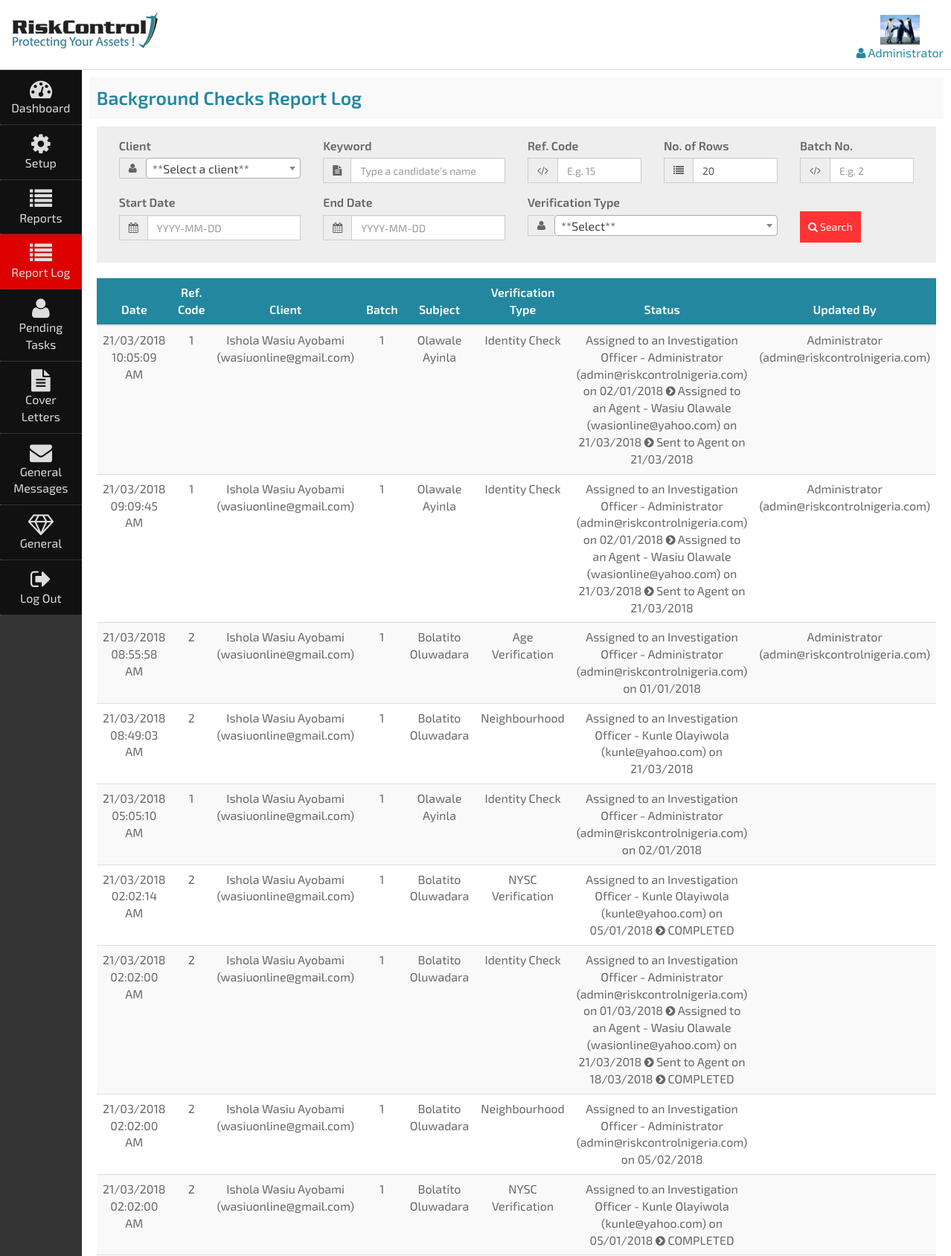
Screenshot of /users/bc-report-log.php (signed in, upper part) with the database file from the repository.
### tables this page shows
CREATE TABLE `reg_users` (
  `id` int(20) UNSIGNED NOT NULL,
  `name` varchar(50) NOT NULL DEFAULT '',
  `username` varchar(50) NOT NULL DEFAULT '',
  `password` varchar(250) NOT NULL DEFAULT '',
  `email` varchar(50) NOT NULL DEFAULT '',
  `designation` varchar(50) NOT NULL DEFAULT '',
  `telephone` varchar(50) NOT NULL DEFAULT '',
  `mobile` varchar(50) NOT NULL DEFAULT '',
  `contact_person` varchar(50) NOT NULL DEFAULT '',
  `staff_id` varchar(50) NOT NULL DEFAULT '',
  `address` varchar(200) NOT NULL DEFAULT '',
  `region` varchar(50) NOT NULL DEFAULT '',
  `city` varchar(50) NOT NULL DEFAULT '',
  `state` varchar(50) NOT NULL DEFAULT '',
  `state_of_origin` varchar(50) NOT NULL DEFAULT '',
  `education` varchar(50) NOT NULL DEFAULT '',
  `confidentiality_agreement` varchar(10) NOT NULL DEFAULT 'No',
  `date_registered` datetime NOT NULL DEFAULT '0000-00-00 00:00:00',
  `registered_by` int(11) UNSIGNED NOT NULL DEFAULT '0',
  `logged_in` tinyint(1) NOT NULL DEFAULT '0',
  `active` tinyint(1) NOT NULL DEFAULT '0',
  `blocked` tinyint(1) NOT NULL DEFAULT '0',
  `date_time` datetime NOT NULL DEFAULT '0000-00-00 00:00:00',
  `last_login` datetime NOT NULL DEFAULT '0000-00-00 00:00:00',
  `last_update` datetime NOT NULL DEFAULT '0000-00-00 00:00:00',
  `role_id` int(11) UNSIGNED NOT NULL DEFAULT '0',
  `admin` tinyint(1) NOT NULL DEFAULT '0',
  `super_admin` tinyint(1) NOT NULL DEFAULT '0',
  `client` tinyint(1) NOT NULL DEFAULT '0',
  `agent` tinyint(1) NOT NULL DEFAULT '0',
  `school` tinyint(1) NOT NULL DEFAULT '0'
);

CREATE TABLE `bc_reports_log` (
  `id` int(50) UNSIGNED NOT NULL,
  `reference_code` int(50) UNSIGNED NOT NULL DEFAULT '0',
  `client` varchar(100) NOT NULL DEFAULT '',
  `subject` varchar(100) NOT NULL DEFAULT '',
  `verification_type` varchar(50) NOT NULL DEFAULT '',
  `batch` int(20) UNSIGNED NOT NULL DEFAULT '0',
  `status` varchar(300) NOT NULL DEFAULT '',
  `updated_by` int(50) UNSIGNED NOT NULL DEFAULT '0',
  `date_time` datetime NOT NULL DEFAULT '0000-00-00 00:00:00'
);

### classes/db-class.php (called while the page is built, shortened)
<?php
    class DB {
        protected $db_name = "FAjayi_bcportal";
        protected $db_user = "bcportal";
        protected $db_pass = "bcportal1()[]{}!";
        protected $db_host = "localhost";
        public $connection = '';
        public function connect() {
            $this->connection = mysqli_connect($this->db_host, $this->db_user, $this->db_pass, $this->db_name);
            mysqli_select_db($this->connection, $this->db_name);
            return true;
        }
      public function query($query="") {
            $result = null;
            if(trim($query) != ''){
                $result = mysqli_query($this->connection, $query);
            }
            return $result;
        }
        public function select($table, $where, $columns ='*', $order='', $limit='') {
            $sql = "SELECT $columns FROM $table $where $order $limit";
            $result = mysqli_query($this->connection, $sql);
            if($result){
                return $result;
            }else{
                return null;
            }
        }
    }
?>

### users/bc-report-log.php (the view, shortened to what this page needs)
<?php if(!isset($_REQUEST["gh"])){ include_once("../includes/admin-header.php");
}else{
include_once("../includes/gen-header.php");
} ?>
<?php
$pn = nr_input("pn");
$search_client = search_option("search_client");
$keyword = search_option("keyword");
$search_reference_code = search_option("search_reference_code");
$no_of_rows = search_option("no_of_rows");
$search_batch = search_option("search_batch");
$search_start_date = search_option("search_start_date");
$search_end_date = search_option("search_end_date");
$search_verification_type = search_option("search_verification_type");
$where = "WHERE id > '0'";
$where .= (!empty($search_client))?" AND client = '{$search_client}'":"";
$where .= (!empty($keyword))?" AND subject LIKE '%{$keyword}%'":"";
$where .= (!empty($search_reference_code))?" AND reference_code = '{$search_reference_code}'":"";
$where .= (!empty($search_batch))?" AND batch = '{$search_batch}'":"";
$where .= (!empty($search_start_date) && !empty($search_end_date))?" AND date_time BETWEEN '{$search_start_date} 00:00:00' AND '{$search_end_date} 23:59:59'":"";
$where .= (!empty($search_start_date) && empty($search_end_date))?" AND date_time >= '{$search_start_date} 00:00:00'":"";
$where .= (empty($search_start_date) && !empty($search_end_date))?" AND date_time <= '{$search_end_date} 23:59:59'":"";
$where .= (!empty($search_verification_type))?" AND verification_type = '{$search_verification_type}'":"";
$per_view = 20;
$per_view = (!empty($no_of_rows))?$no_of_rows:$per_view;
?>
<div class="page-title">Background Checks Report Log</div>
<form action="<?php echo $admin; ?>bc-report-log" name="search_form" class="general-form" id="form-div" method="post" runat="server" autocomplete="off" enctype="multipart/form-data">
<div class="search-dates">
<div class="col-md-3">
<label for="search_client">Client</label>
<div class="form-group input-group">
<span class="input-group-addon"><i class="fa fa-user" aria-hidden="true"></i></span>
</div>
</div>
<div class="col-md-3">
<label for="keyword">Keyword</label>
<div class="form-group input-group">
<span class="input-group-addon"><i class="fa fa-file-text" aria-hidden="true"></i></span>
<input type="text" name="keyword" id="keyword" class="form-control" placeholder="Type a candidate&#039;s name" value="<?php check_inputted("keyword", $keyword); ?>">
</div>
</div>
<div class="col-md-2">
<label for="search_reference_code">Ref. Code</label>
<div class="form-group input-group">
<span class="input-group-addon"><i class="fa fa-code" aria-hidden="true"></i></span>
<input type="text" name="search_reference_code" id="search_reference_code" class="form-control only-no" placeholder="E.g. 15" value="<?php check_inputted("search_reference_code", $search_reference_code); ?>">
</div>
</div>
<div class="col-md-2">
<label for="no_of_rows">No. of Rows</label>
<div class="form-group input-group">
<span class="input-group-addon"><i class="fa fa-list" aria-hidden="true"></i></span>
<input type="text" name="no_of_rows" id="no_of_rows" class="form-control only-no" placeholder="E.g. 10" value="<?php check_inputted("no_of_rows", $per_view); ?>">
</div>
</div>
<div class="col-md-2">
<label for="search_batch">Batch No.</label>
<div class="form-group input-group">
<span class="input-group-addon"><i class="fa fa-code" aria-hidden="true"></i></span>
<input type="text" name="search_batch" id="search_batch" class="form-control only-no" placeholder="E.g. 2" value="<?php check_inputted("search_batch", $search_batch); ?>">
</div>
</div>
<div class="col-md-3">
<label for="search_start_date">Start Date</label>
<div class="form-group input-group">
<span class="input-group-addon"><i class="fa fa-calendar" aria-hidden="true"></i></span>
<input type="text" name="search_start_date" id="search_start_date" class="form-control gen-date" placeholder="YYYY-MM-DD" value="<?php check_inputted("search_start_date", $search_start_date); ?>">
</div>
</div>
<div class="col-md-3">
<label for="search_end_date">End Date</label>
<div class="form-group input-group">
<span class="input-group-addon"><i class="fa fa-calendar" aria-hidden="true"></i></span>
<input type="text" name="search_end_date" id="search_end_date" class="form-control gen-date" placeholder="YYYY-MM-DD" value="<?php check_inputted("search_end_date", $search_end_date); ?>">
</div>
</div>
<div class="col-md-4">
<label for="search_verification_type">Verification Type</label>
<div class="form-group input-group">
<span class="input-group-addon"><i class="fa fa-user" aria-hidden="true"></i></span>
</div>
</div>
<div class="col-md-2 col-xs-6">
<br />
<button type="submit" class="btn gen-btn"><i class="fa fa-search"></i> Search</button>
</div>
</div>
</form>
<?php
$offset = ($per_view * $pn) - $per_view;
$result = $db->select("bc_reports_log", "$where", "*", "ORDER BY id DESC", "LIMIT {$offset},{$per_view}");
if(count_rows($result) > 0){
?>
<form style="overflow-x:auto;">
<table class="table table-striped table-hover">
<thead>
<tr class="gen-title">
<th>Date</th>
<th>Ref. Code</th>
<th>Client</th>
<th style="width:50px;">Batch</th>
<th>Subject</th>
<th>Verification Type</th>
<th>Status</th>
<th>Updated By</th>
</tr>
</thead>
<tbody>
<?php
while($row = fetch_data($result)){
$reference_code = $row["reference_code"];
$client = $row["client"];
$client_name = in_table("name","reg_users","WHERE id = '{$client}'","name");
$client_email = in_table("email","reg_users","WHERE id = '{$client}'","email");
$subject = $row["subject"];
$verification_type = $row["verification_type"];
$batch = $row["batch"];
$status = $row["status"];
$updated_by = $row["updated_by"];
$updated_by_name = in_table("name","reg_users","WHERE id = '{$updated_by}'","name");
$updated_by_email = in_table("email","reg_users","WHERE id = '{$updated_by}'","email");
$updated_by = (!empty($updated_by))?"{$updated_by_name}<br>({$updated_by_email})":"";
$update_date = min_full_date($row["date_time"]);
?>
<tr>
<td><?php echo $update_date; ?></td>
<td style="width:30px;"><?php echo formatQty($reference_code); ?></td>
<td><?php echo "{$client_name}<br>({$client_email})"; ?></td>
<td><?php echo formatQty($batch); ?></td>
<td><?php echo $subject; ?></td>
<td><?php echo $verification_type; ?></td>
<td><?php
$status = substr($status,0,-1);
$status = str_replace(","," <i class=\"fa fa-chevron-circle-right\" style=\"font-size:15px\"></i> ",$status);
echo $status;
?></td>
<td><?php echo $updated_by; ?></td>
</tr>
<?php
}
?>
</tbody>
</table>
</form>
<?php
}else{
echo "<div class='not-success'>No Background Checks report log found at the moment.</div>";
}
?>
<?php if(!isset($_REQUEST["gh"])){ ?>
</div>
</div>
</div>
<?php require_once("../includes/portal-footer.php"); } ?>

### includes/admin-header.php (shortened to what this page needs)
<?php
require_once("../classes/db-class.php");
require_once("functions.php");
?>
<!DOCTYPE html>
<html lang="en">
<head>
<link rel="stylesheet" href="css/bootstrap.css">
<link rel="stylesheet" href="css/font-awesome.css">
<link rel="stylesheet" href="css/portal.css">
<link rel="stylesheet" href="css/jquery-ui.css">
<link rel="stylesheet" href="css/select2.min.css">
</head>
<body>
<div class="header-wrapper" id="bodyDiv">
<div class="header">
<a href="<?php directory(); ?>" class="float-left logo-link"><img src="images/risk-control-logo.jpg"></a>
<span>
<?php
$file_array = glob("../images/users/{$id}pic*.*");
$file_name = ($file_array)?"images/" . $file_array[0]:"images/post.jpg";
?><a href="<?php echo $admin; ?>profile"><img src="<?php echo $file_name; ?>" ><br>
<i class="fa fa-user" aria-hidden="true"></i> <?php echo $user_name; ?></a>
</span>
</div>
</div>
<div class="portal-wrapper">
<div class="portal-nav portal-content">
<a href="<?php echo $admin; ?>" class="main-menu <?php echo current_page("index"); ?>"><i class="fa fa-dashboard" aria-hidden="true"></i> Dashboard</a>
<?php
if($is_admin == 1){
if(check_admin("manage_admin_users") == 1 || check_admin("admin_analysis") == 1 || check_admin("manage_clients") == 1 || check_admin("bulk_client_upload") == 1 || check_admin("manage_agents") == 1 || check_admin("manage_bc_verification_types") == 1 || check_admin("manage_bc_education_types") == 1 || check_admin("manage_status_types") == 1 || check_admin("manage_recommendation_types") == 1 || check_admin("role_management") == 1){
?>
<a id="setup-menu" class="main-menu <?php echo (!empty(current_page("manage-admin-users")) || !empty(current_page("admin-analysis")) || !empty(current_page("manage-clients")) || !empty(current_page("bulk-clients-data-upload")) || !empty(current_page("manage-agents")) || !empty(current_page("bc-verification-types")) || !empty(current_page("recommendation-types")) || !empty(current_page("bc-education-types")) || !empty(current_page("status-types")) || !empty(current_page("role-management")))?"main-current":""; ?>"><i class="fa fa-cog" aria-hidden="true"></i> Setup</a>
<?php }?>
<a id="report-menu" class="main-menu <?php echo (!empty(current_page("manage-bc-reports")) || !empty(current_page("manage-cv-reports")) || !empty(current_page("bulk-bc-reports")) || !empty(current_page("bulk-cv-reports")) || !empty(current_page("manage-clients-reports")) || !empty(current_page("manage-all-clients-files")))?"main-current":""; ?>"><i class="fa fa-list" aria-hidden="true"></i> Reports</a>
<a id="report-log-menu" class="main-menu <?php echo (!empty(current_page("bc-report-log")) || !empty(current_page("cv-report-log")))?"main-current":""; ?>"><i class="fa fa-list" aria-hidden="true"></i> Report Log</a>
<a id="status-log-menu" class="main-menu <?php echo (!empty(current_page("pending-verified-information")) || !empty(current_page("cv-pending-tasks")))?"main-current":""; ?>"><i class="fa fa-user" aria-hidden="true"></i> Pending Tasks</a>
<?php if(check_admin("manage_cover_letters") == 1){ ?>
<a id="cover-letter-menu" class="main-menu <?php echo (!empty(current_page("bc-cover-letter")) || !empty(current_page("cv-cover-letter")) || !empty(current_page("new-cv-cover-letter")) || !empty(current_page("bulk-cv-cover-letter")) || !empty(current_page("waec-cv-cover-letter")) || !empty(current_page("foreign-cv-cover-letter")) || !empty(current_page("verification-requests")) || !empty(current_page("verification-reminders")))?"main-current":""; ?>"><i class="fa fa-file-text" aria-hidden="true"></i> Cover Letters</a>
<?php } ?>
<?php if(check_admin("manage_general_messages") == 1){ ?>
<a id="gen-messages-menu" class="main-menu <?php echo (!empty(current_page("general-inbox")) || !empty(current_page("auto-sent-messages")) || !empty(current_page("general-sent-messages")) || !empty(current_page("new-message")))?"main-current":""; ?>"><i class="fa fa-envelope" aria-hidden="true"></i> General Messages</a>
<?php
}
}
?>
<a id="general-menu" class="main-menu <?php echo (!empty(current_page("inbox")) || !empty(current_page("sent-messages")) || !empty(current_page("profile")) || !empty(current_page("reset-password")))?"main-current":""; ?>"><i class="fa fa-diamond" aria-hidden="true"></i> General</a>
<a class="main-menu" onClick="javascript:my_confirm('Logout Confirmation','Are you sure you want to log out?','<?php echo $directory . $admin; ?>?logout=1');"><i class="fa fa-sign-out"></i> Log Out</a>
</div>
<div class="portal-body portal-content">
<div class="<?php echo (basename($_SERVER["PHP_SELF"],".php") == "index")?"portal-body-wrapper":"body-content form-div"; ?>">

### rows the page displays
reg_users: name "Administrator"
bc_reports_log: date_time "21/03/2018 10:05:09 AM", reference_code "1", client.name "Ishola Wasiu Ayobami", client.email "wasiuonline@gmail.com", batch "1", subject "Olawale Ayinla", verification_type "Identity Check", status "Assigned to an Investigation Officer - Administrator (admin@riskcontrolnigeria.com) on 02/01/2018 Assigned to an Agent - Wasiu Olawale (wasionline@yahoo.com) on 21/03/2018 Sent to Agent on 21/03/2018", updated_by.name "Administrator", updated_by.email "admin@riskcontrolnigeria.com"
bc_reports_log: date_time "21/03/2018 09:09:45 AM", reference_code "1", client.name "Ishola Wasiu Ayobami", client.email "wasiuonline@gmail.com", batch "1", subject "Olawale Ayinla", verification_type "Identity Check", status "Assigned to an Investigation Officer - Administrator (admin@riskcontrolnigeria.com) on 02/01/2018 Assigned to an Agent - Wasiu Olawale (wasionline@yahoo.com) on 21/03/2018 Sent to Agent on 21/03/2018", updated_by.name "Administrator", updated_by.email "admin@riskcontrolnigeria.com"
bc_reports_log: date_time "21/03/2018 08:55:58 AM", reference_code "2", client.name "Ishola Wasiu Ayobami", client.email "wasiuonline@gmail.com", batch "1", subject "Bolatito Oluwadara", verification_type "Age Verification", status "Assigned to an Investigation Officer - Administrator (admin@riskcontrolnigeria.com) on 01/01/2018", updated_by.name "Administrator", updated_by.email "admin@riskcontrolnigeria.com"
bc_reports_log: date_time "21/03/2018 08:49:03 AM", reference_code "2", client.name "Ishola Wasiu Ayobami", client.email "wasiuonline@gmail.com", batch "1", subject "Bolatito Oluwadara", verification_type "Neighbourhood", status "Assigned to an Investigation Officer - Kunle Olayiwola (kunle@yahoo.com) on 21/03/2018"
bc_reports_log: date_time "21/03/2018 05:05:10 AM", reference_code "1", client.name "Ishola Wasiu Ayobami", client.email "wasiuonline@gmail.com", batch "1", subject "Olawale Ayinla", verification_type "Identity Check", status "Assigned to an Investigation Officer - Administrator (admin@riskcontrolnigeria.com) on 02/01/2018"
bc_reports_log: date_time "21/03/2018 02:02:14 AM", reference_code "2", client.name "Ishola Wasiu Ayobami", client.email "wasiuonline@gmail.com", batch "1", subject "Bolatito Oluwadara", verification_type "NYSC Verification", status "Assigned to an Investigation Officer - Kunle Olayiwola (kunle@yahoo.com) on 05/01/2018 COMPLETED"
bc_reports_log: date_time "21/03/2018 02:02:00 AM", reference_code "2", client.name "Ishola Wasiu Ayobami", client.email "wasiuonline@gmail.com", batch "1", subject "Bolatito Oluwadara", verification_type "Identity Check", status "Assigned to an Investigation Officer - Administrator (admin@riskcontrolnigeria.com) on 01/03/2018 Assigned to an Agent - Wasiu Olawale (wasionline@yahoo.com) on 21/03/2018 Sent to Agent on 18/03/2018 COMPLETED"
bc_reports_log: date_time "21/03/2018 02:02:00 AM", reference_code "2", client.name "Ishola Wasiu Ayobami", client.email "wasiuonline@gmail.com", batch "1", subject "Bolatito Oluwadara", verification_type "Neighbourhood", status "Assigned to an Investigation Officer - Administrator (admin@riskcontrolnigeria.com) on 05/02/2018"
bc_reports_log: date_time "21/03/2018 02:02:00 AM", reference_code "2", client.name "Ishola Wasiu Ayobami", client.email "wasiuonline@gmail.com", batch "1", subject "Bolatito Oluwadara", verification_type "NYSC Verification", status "Assigned to an Investigation Officer - Kunle Olayiwola (kunle@yahoo.com) on 05/01/2018 COMPLETED"
